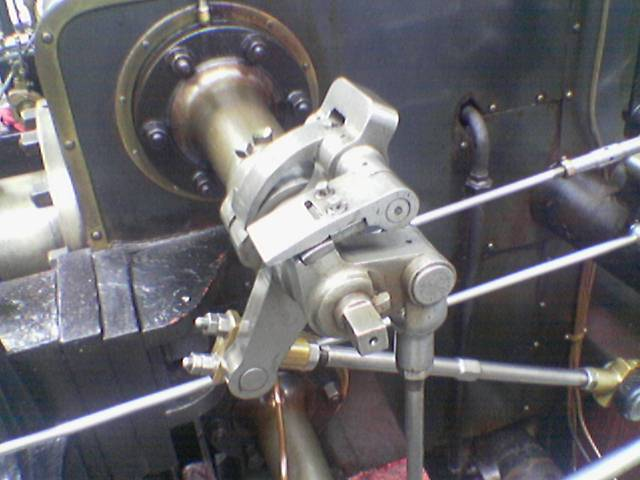
//> input picture Canny/motor.PNG, 640 x 480 px
$ ./Main_canny   (built with g++ and OpenCV 4)
//> lines starting //> are read from the running program, lines starting //| are printed output that depends on the picture
#define _USE_MATH_DEFINES

#include <opencv2\core\core.hpp>
#include <opencv2\highgui\highgui.hpp>
//#include <opencv2\imgproc\imgproc.hpp>
#include <iostream>
#include <math.h>
using namespace cv;
using namespace std;


/*
!!! NOT YET IMPLEMENTED !!!

8-Connectivity Grassfire algorithm
Checks whether the pixels are connected and whether the blobs are connected to a strong edge
if yes, the pixel is set to white
if no, the pixel is set to black

!!! NOT YET IMPLEMENTED !!!
*/
/*
Mat Grassfire(Mat img){
	int dx[4] = { -1, -1, 0, 1 };
	int dy[4] = { 0, -1, -1, -1 };

	Mat labeled = Mat::zeros(img.rows, img.cols, CV_8UC1);
	int curLabel = 1; //Starting value

	for (int row = 0; row < img.rows; row++){
		for (int col = 0; col < img.cols; col++){

			int NeighbourLabel[4] = { 0 }; //0 = West, 1 = North West, 2 = North, 3 = North East
			int NeighbourInts[4] = { 0 };
			int counter = 0;

			if (img.at<uchar>(row, col) != 0 && labeled.at<uchar>(row, col) == 0){
				for (int i = 0; i < 4; i++){
					if (col + dx[i] >= 0 && row + dy[i] >= 0){
						NeighbourInts[i] = img.at<uchar>(row + dy[i], col + dx[1]);
						NeighbourLabel[i] = labeled.at<uchar>(row + dy[i], col + dx[i]);
						counter++;
					}
					else{
						NeighbourLabel[i] = 0;
						NeighbourInts[i] = 0;
					}
				}
			}

			//Compare Neighbours
			if (counter == 0){
				labeled.at<uchar>(row, col) = curLabel;
				curLabel++;
			}
			if (counter == 1){
				if (NeighbourInts[0] == 0 && NeighbourInts[1] == 0 && NeighbourInts[2] == 0 && NeighbourInts[3] != 0)
					labeled.at<uchar>(row, col) = NeighbourLabel[3];

				else if (NeighbourInts[0] == 0 && NeighbourInts[1] == 0 && NeighbourInts[2] != 0 && NeighbourInts[3] == 0)
					labeled.at<uchar>(row, col) = NeighbourLabel[2];

				else if (NeighbourInts[0] == 0 && NeighbourInts[1] != 0 && NeighbourInts[2] == 0 && NeighbourInts[3] == 0)
					labeled.at<uchar>(row, col) = NeighbourLabel[1];

				else if (NeighbourInts[0] != 0 && NeighbourInts[1] == 0 && NeighbourInts[2] == 0 && NeighbourInts[3] == 0)
					labeled.at<uchar>(row, col) = NeighbourLabel[0];
			}


		}
	}


}
*/


/*
	Converts the 3-channels input matrix from colour to grayscale, and returns a 1-channel 8-bit matrix
*/
Mat ColorToGray(Mat img){
	Mat grayscale(img.rows, img.cols, CV_8UC1);
	for (int y = 0; y < grayscale.rows; y++){
		for (int x = 0; x < grayscale.cols; x++){
			int tmp = img.at<Vec3b>(y, x)[0] +img.at<Vec3b>(y, x)[1] +img.at<Vec3b>(y, x)[2];
			grayscale.at<uchar>(y, x) = tmp/3;
		}
	}
	return grayscale;
}

/*
	Applies a Gaussian Blur filter on the input filter.
	Takes the following inputs:
		Mat img : A 1-channel 8-bit matrix representing the grayscale image
		int radius : An integer determining the radius of the Gaussian Filter. e.g. radius 2 = 5x5 gaussian filter
		double sigma : The standard deviation applied in the gaussian filter. Also known as "weight"
	Currently does not take care of border problem and there for returns a Matrix containing a smaller image than the input image.
*/
Mat GaussianBlur(Mat img, int radius, double sigma){ //No taking care of border problem
	int size = radius * 2 + 1;
	int k = radius - 1;
	Mat blurredImg(img.rows - 4, img.cols - 4, CV_8UC1);
	double * kernelGaus;
	kernelGaus = new double[size*size];

	double denom = 2.0 * sigma*sigma;
	double a = 1 / (denom*M_PI);

	/* Calculate values for the Gaussian Blur Kernel*/
	double sum = 0.0;
	for (int hy = 0; hy < size; hy++){
		int y = (hy - k - 1);
		int ysq = y*y;
		for (int hx = 0; hx < size; hx++){
			int x = (hx - k - 1);
			double b = -(x*x + ysq) / denom;

			kernelGaus[hy*size + hx] = a*exp(b);
			sum += kernelGaus[hy*size + hx];
		}
	}

	/* Normalize the values in the Gaussian Blur Kernel*/
	for (int hy = 0; hy < size; hy++){
		for (int hx = 0; hx < size; hx++){
			kernelGaus[hy*size + hx] = (1 / sum)*kernelGaus[hy*size + hx];
		}
	}

	/* Convolve the Gaussian blur kernel with the inout image "img" */
	for (int y = radius; y < img.rows - radius; y++){
		for (int x = radius; x < img.cols - radius; x++){
			double tmp = 0.0;
			for (int hy = -radius; hy <= radius; hy++){
				for (int hx = -radius; hx <= radius; hx++){
					tmp += kernelGaus[(hy + radius)*size + (hx + radius)] * (double)img.at<uchar>(y + hy, x + hx);
				}
			}
			blurredImg.at<uchar>(y - radius, x - radius) = (int)tmp;
		}
	}

	delete[] kernelGaus;
	return blurredImg;


	/*
	Mat blurredImg(img.rows-4, img.cols-4, CV_8UC1);
	float kernelGaus[5][5] = {
		{ 2, 4, 5, 4, 2 },
		{ 4, 9, 12, 9, 4 },
		{ 5, 12, 15, 12, 5 },
		{ 4, 9, 12, 9, 4 },
		{ 2, 4, 5, 4, 2 }
	};

	for (int hy = 0; hy <= 4; hy++){
		for (int hx = 0; hx <= 4; hx++){
			kernelGaus[hy][hx] = kernelGaus[hy][hx] * 1 / 159;
		}
	}

	for (int y = 2; y < img.rows - 2; y++){
		for (int x = 2; x < img.cols - 2; x++){
			float tmp = 0.0f;
				for (int hy = -2; hy <= 2; hy++){
					for (int hx = -2; hx <= 2; hx++){
						tmp += kernelGaus[hy + 2][hx + 2] * (float) img.at<uchar>(y+hy,x+hx);
					}
				}
			blurredImg.at<uchar>(y-2, x-2) = (int) tmp;
		}
	}
	return blurredImg;
*/
}

/*
	Applies edge detection onto the input Matrix via the horizontal and vertical Sobel operators.
	Returns a 2-channel 8-bit Matrix slightly smalle than the input matrix, containing the gradient magnitude in channel 0 and gradient direction in channel 1
*/
Mat Sobel(Mat img){
	Mat edgeImg(img.rows-2, img.cols-2, CV_8UC2);

	int sobelX[3][3]{
		{ -1, 0, 1 },
		{ -2, 0, 2 },
		{ -1, 0, 1 }
	};
	int sobelY[3][3]{
		{ -1, -2, -1 },
		{ 0, 0, 0 },
		{ 1, 2, 1 }
	};


	int count0 = 0;
	int count45 = 0;
	int count90 = 0;
	int count135 = 0;
	int countNon = 0;
	for (int y = 1; y < img.rows - 1; y++){
		for (int x = 1; x < img.cols - 1; x++){
			int tmpx = 0;
			int tmpy = 0;
			int tmpx2 = 0;
			int tmpy2 = 0;
			for (int hy = -1; hy <= 1; hy++){
				for (int hx = -1; hx <= 1; hx++){
					tmpx += sobelX[hy + 1][hx + 1] * img.at<uchar>(y + hy, x + hx); //correlation
					tmpy += sobelY[hy + 1][hx + 1] * img.at<uchar>(y + hy, x + hx); //correlation
					tmpx2 += sobelX[hy + 1][hx + 1] * img.at<uchar>(y - hy, x - hx); //convolution, not correlation!!
					tmpy2 += sobelY[hy + 1][hx + 1] * img.at<uchar>(y - hy, x - hx); //convolution, not correlation!!
				}
			}
			//cout << "tmpx: " << tmpx << " tmpy: " << tmpy << "    tmpx2:" << tmpx2 << " tmpy2:" << tmpy2 << endl;
			//tmpx = tmpx/ 8; //Normalizing the sobel operator
			//tmpy = tmpy /8; //Normalizing the sobel operator
			int magnitude_Gradient = (int) hypot(tmpx, tmpy);
			if (magnitude_Gradient > 255) magnitude_Gradient = 255;
			else if (magnitude_Gradient < 0) magnitude_Gradient = 0;

			double direction_Gradient = 0.0;
			if (magnitude_Gradient == 0){ //No edge
				direction_Gradient = 255;
				countNon++;
			}
			else{
				direction_Gradient = atan2((double)tmpy2, (double)tmpx)*180/M_PI; //Calculates the direction of the gradient. Is always perpendisular to the edge itself. One of the sums has to be negated to get the correct result
				//cout << "The arc tangent for (" << tmpx << ", " << tmpy << ") is "<< direction_Gradient << endl;
				if (direction_Gradient < 0.0) direction_Gradient += 180.0;
				//cout << "The arc tangent for (" << tmpx << ", " << tmpy << ") is " << direction_Gradient << endl;

				//Sets direction to either 0, 45, 90 or 135 degrees
				if ((direction_Gradient >= 0.0 && direction_Gradient < 22.5) || (direction_Gradient >= 157.5 && direction_Gradient <= 180.0)){
					direction_Gradient = 0;
					count0++;
				}
				else if (direction_Gradient >= 22.5 && direction_Gradient < 67.5){
					direction_Gradient = 45;
					count45++;
				}
				else if (direction_Gradient >= 67.5 && direction_Gradient < 112.5){
					direction_Gradient = 90;
					count90++;
				}
				else if (direction_Gradient >= 112.5 && direction_Gradient < 157.5){
					direction_Gradient = 135;
					count135++;
				}
			}


			edgeImg.at<Vec2b>(y - 1, x - 1)[0] = magnitude_Gradient;
			edgeImg.at<Vec2b>(y - 1, x - 1)[1] = (int) direction_Gradient;
		}
	}

	cout << "0: " << count0 << " , 45: " << count45 << " , 90: " << count90 << " , 135: " << count135 << " , NON: " << countNon << endl;
	return edgeImg;
}

/*
	!!!   CURRENTLY IN DEVELOPMENT   !!!

	Applies Non-Maximum Suppresion on the input matrix.
	 - The input matrix should be a 2-channel matrix with the gradient magnitude in channel 0 and direction in channel 1.
	Returns a 1-channel 8-bit matrix the same size as the input image, but with thinned edges

	Should it be >= or just > when comparing magnitudes?
	Is the 135 and 45 switched?

	!!!   CURRENTLY IN DEVELOPMENT   !!!
*/
Mat NonMaxSuprresion(Mat img){
	Mat thinnedImg(img.rows, img.cols, CV_8UC1);

	int count = 0;
	int count2 = 0;

	int count0 = 0;
	int count45 = 0;
	int count90 = 0;
	int count135 = 0;
	int countNon = 0;

	for (int y = 0; y < img.rows; y++){
		for (int x = 0; x < img.cols; x++){

			//If pixel has a non taken care of gradient direction
			if (img.at<Vec2b>(y, x)[1] != 255 && img.at<Vec2b>(y, x)[1] != 0 && img.at<Vec2b>(y, x)[1] != 45 && img.at<Vec2b>(y, x)[1] != 90 && img.at<Vec2b>(y, x)[1] != 135){
				cout << (int)img.at<Vec2b>(y, x)[1] << endl;
				count2++;
			}

			if (img.at<Vec2b>(y,x)[1] == 0){ //Edge goes from left to right or reverse
				count0++;
				int west = 0;
				int east = 0;

				if (x - 1 >= 0)			west = img.at<Vec2b>(y, x - 1)[0];
				if (x + 1 < img.cols)	east = img.at<Vec2b>(y, x + 1)[0];

				if ((img.at<Vec2b>(y, x)[0] > west) && (img.at<Vec2b>(y, x)[0] > east)){
					thinnedImg.at<uchar>(y, x) = img.at<Vec2b>(y, x)[0];
					count++;
				}
				else thinnedImg.at<uchar>(y, x) = 0;
			}

			else if (img.at<Vec2b>(y, x)[1] == 45){ //Edge goes from southwest to northeast or reverse (????)
				count45++;
				int northeast = 0;
				int southwest = 0;

				if ((y + 1 < img.rows) && (x - 1 >= 0))	southwest = img.at<Vec2b>(y + 1, x - 1)[0];
				if ((y - 1 >= 0) && (x + 1 < img.cols)) northeast = img.at<Vec2b>(y - 1, x + 1)[0];

				if ((img.at<Vec2b>(y, x)[0] > southwest) && (img.at<Vec2b>(y, x)[0] > northeast)){
					thinnedImg.at<uchar>(y, x) = img.at<Vec2b>(y, x)[0];
					count++;
				}
				else thinnedImg.at<uchar>(y, x) = 0;
			}

			else if (img.at<Vec2b>(y, x)[1] == 90){ //Edge goes from north tosouthor reverse
				count90++;
				int north = 0;
				int south = 0;

				if (y - 1 >= 0)			north = img.at<Vec2b>(y - 1, x)[0];
				if (y + 1  < img.rows)  south = img.at<Vec2b>(y + 1, x)[0];

				if ((img.at<Vec2b>(y, x)[0] > north) && (img.at<Vec2b>(y, x)[0] > south)){
					thinnedImg.at<uchar>(y, x) = img.at<Vec2b>(y, x)[0];
					count++;
				}
				else thinnedImg.at<uchar>(y, x) = 0;
			}

			else if (img.at<Vec2b>(y, x)[1] == 135){ //Edge goes from northwest to southeast or reverse (???)
				count135++;
				int northwest = 0;
				int southeast = 0;

				if ((y - 1 >= 0) && (x - 1 >= 0))				northwest = img.at<Vec2b>(y - 1, x - 1)[0];
				if ((y + 1 < img.rows) && (x + 1 < img.cols))	southeast = img.at<Vec2b>(y + 1, x + 1)[0];

				if ((img.at<Vec2b>(y, x)[0] > southeast) && (img.at<Vec2b>(y, x)[0] > northwest)){
					thinnedImg.at<uchar>(y, x) = img.at<Vec2b>(y, x)[0];
					count++;
				}
				else thinnedImg.at<uchar>(y, x) = 0;
			}
			else if (img.at <Vec2b>(y, x)[1] == 255){ //If the pixel is not at an edge
				countNon++;
				thinnedImg.at<uchar>(y, x) = img.at<Vec2b>(y, x)[0];
			}
			else{ cout << endl << "INVALID GRADIENT DIRECTION. DIRECTION: " << (int)img.at<Vec2b>(y, x)[1] << " IS NOT ACCOUNTED FOR" << endl; }
		}
	}
	cout << count << " " << count2 << endl;
	cout << "0: " << count0 << " , 45: " << count45 << " , 90: " << count90 << " , 135: " << count135 << " , NON: " << countNon << endl;
	return thinnedImg;
}

/*
	Receives a 1-channel matrix and the 2 threshold values used for detecting strong and weak edges.
	Returns a 1-channel 8-bit matrix the same size as the input matrix
*/
Mat doubleThreshold(Mat img, int max, int min){
	Mat thresholded(img.rows, img.cols, CV_8UC1);

	for (int y = 0; y < img.rows; y++){
		for (int x = 0; x < img.cols; x++){
			if (img.at<uchar>(y, x) >= max) thresholded.at<uchar>(y, x) = 255;
			else if (img.at<uchar>(y, x) >= min) thresholded.at<uchar>(y, x) = 128;
			else thresholded.at<uchar>(y, x) = 0;
		}
	}
	return thresholded;
}


void main(){
	//String filename = "Lena.png";
	//String filename = "woman.jpg";
	//String filename = "motor1.jpg";
	String filename = "motor.png";
	String filename2 = "edgetest.jpg";

	int threshold_max = 100;
	int threshold_min = 40;
	int gaussianRadius = 3;
	double gaussianSigma = 1.4;

	Mat img = imread(filename, CV_LOAD_IMAGE_COLOR);
//> img is the input picture: 480 rows x 640 cols, CV_8UC3; mean B, G, R 108.9, 104.8, 106.3
	Mat img2 = imread(filename2, CV_LOAD_IMAGE_COLOR);
//> edgetest.jpg cannot be read in this run, so this picture is empty

	if (img.empty())
	{
		cout << "IMAGE CALLED: " << filename << " WAS NOT FOUND"  << endl;
		system("Pause");
		return;
	}
	//namedWindow("Loaded image", CV_WINDOW_AUTOSIZE);
	//imshow("Loaded image", img);

	//Convert image from a 3-channel image to grayscale
	Mat gray = ColorToGray(img);
//> after the loop in ColorToGray, `for (int y = 0; y < grayscale.rows; y++)`:
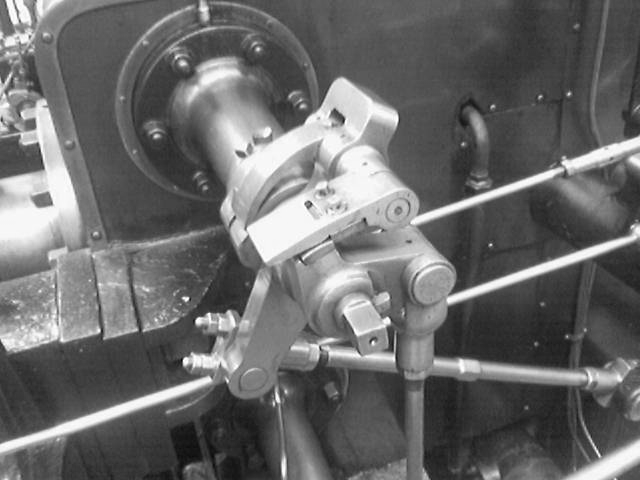
//> grayscale: 480 rows x 640 cols, CV_8UC1; min 6, max 255, mean 106.3
	cout << "Converted to grayscale" << endl;

	namedWindow("gray", CV_WINDOW_AUTOSIZE);
	imshow("gray", gray);
	imwrite("gray.jpg", gray);


	//Apply gaussian blur YxY filter with no border correction. 4 less columns and rows
	Mat blurred = GaussianBlur(gray,gaussianRadius,gaussianSigma);
//> after the loop in GaussianBlur, `for (int y = radius; y < img.rows - radius; y++)`:
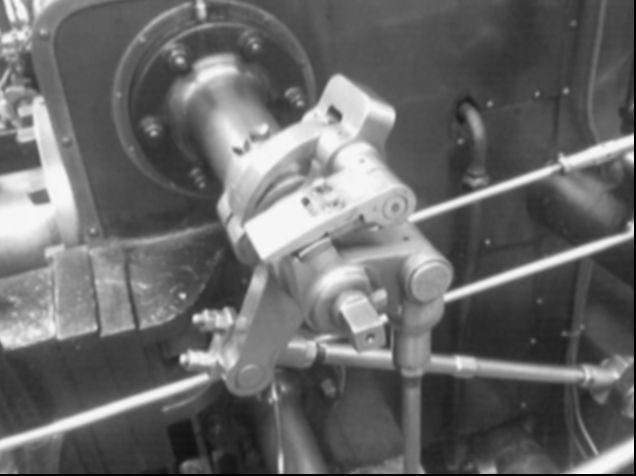
//> blurredImg: 476 rows x 636 cols, CV_8UC1; min 0, max 249, mean 105.1
	cout << "Applied a normalized Gaussian " << gaussianRadius*2+1 << "x" << gaussianRadius*2+1 << " kernel with " << gaussianSigma << " standard deviation" << endl;
	namedWindow("blurred", CV_WINDOW_AUTOSIZE);
	imshow("blurred", blurred);
	imwrite("blurred.jpg", blurred);

	//Apply 3x3 Sobel filter with no border correction. 2 less columns and rows
	Mat edge = Sobel(blurred);
//> the loop in Sobel, `for (int y = 1; y < img.rows - 1; y++)` made 474 passes
//> (countNon, count0, count45, count90, count135) on passes 1 to 3: (24, 178, 120, 187, 125), (50, 366, 244, 365, 243), (67, 536, 364, 557, 378)
//> after the loop in Sobel, `for (int y = 1; y < img.rows - 1; y++)`: countNon = 6508; count0 = 75222; count45 = 67648; count90 = 81185; count135 = 69953
//| 0: 75222 , 45: 67648 , 90: 81185 , 135: 69953 , NON: 6508
	vector<Mat> channels;
	split(edge, channels);
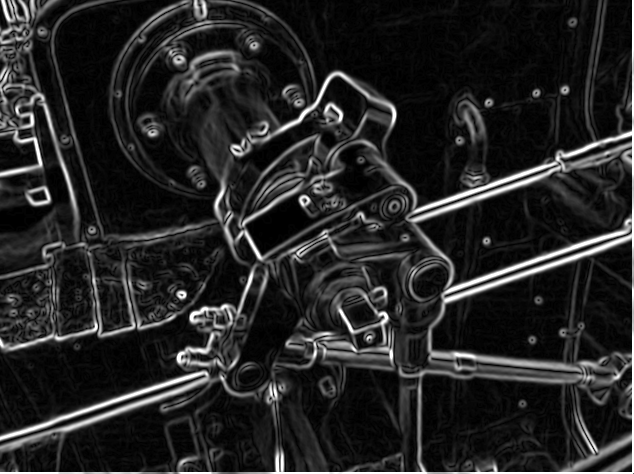
//> channels[0]: 474 rows x 634 cols, CV_8UC1; min 0, max 255, mean 37.3
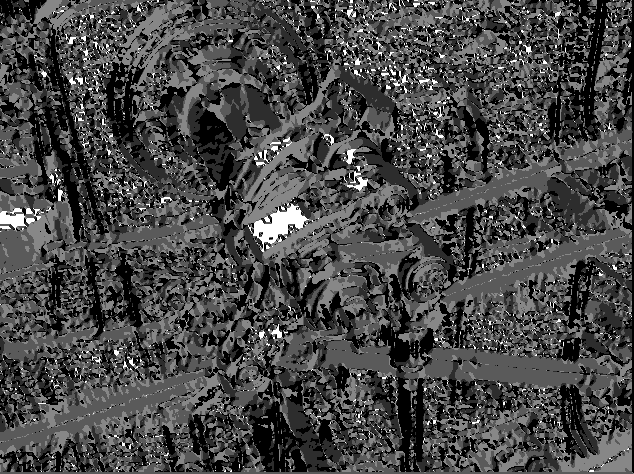
//> channels[1]: 474 rows x 634 cols, CV_8UC1; min 0, max 255, mean 71.4
	cout << "Edge detection with Sobel operators applied" << endl;
	namedWindow("Gradient Magnitude", CV_WINDOW_AUTOSIZE);
	imshow("Gradient Magnitude", channels[0]);
	namedWindow("Gradient Direction", CV_WINDOW_AUTOSIZE);
	imshow("Gradient Direction", channels[1]);
	imwrite("GradientMagnitude.jpg", channels[0]);

	//Apply Non-Maximum Suprresion
	Mat thinned = NonMaxSuprresion(edge);
//> the loop in NonMaxSuprresion, `for (int y = 0; y < img.rows; y++)` made 474 passes
//> (count0, count, count45, count90, count135) on passes 1 to 3: (178, 225, 120, 187, 125), (366, 343, 244, 365, 243), (536, 450, 364, 557, 378)
//> after the loop in NonMaxSuprresion, `for (int y = 0; y < img.rows; y++)`:
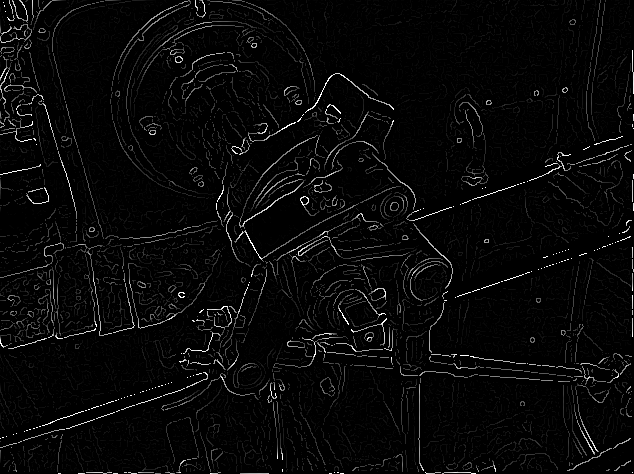
//> thinnedImg: 474 rows x 634 cols, CV_8UC1; min 0, max 255, mean 8.5
//> after the loop in NonMaxSuprresion, `for (int y = 0; y < img.rows; y++)`: count2 = 0; count0 = 75222; count = 52125; count45 = 67648; count90 = 81185; count135 = 69953; countNon = 6508
//| 52125 0
//| 0: 75222 , 45: 67648 , 90: 81185 , 135: 69953 , NON: 6508
	cout << "Non-Maximum Suppresion applied" << endl;
	namedWindow("NMS", CV_WINDOW_AUTOSIZE);
	imshow("NMS", thinned);
	imwrite("NMS.jpg", thinned);

	//Apply a double threshold for strong and weak edges
	Mat thresholded = doubleThreshold(thinned, threshold_max, threshold_min);
//> after the loop in doubleThreshold, `for (int y = 0; y < img.rows; y++)`:
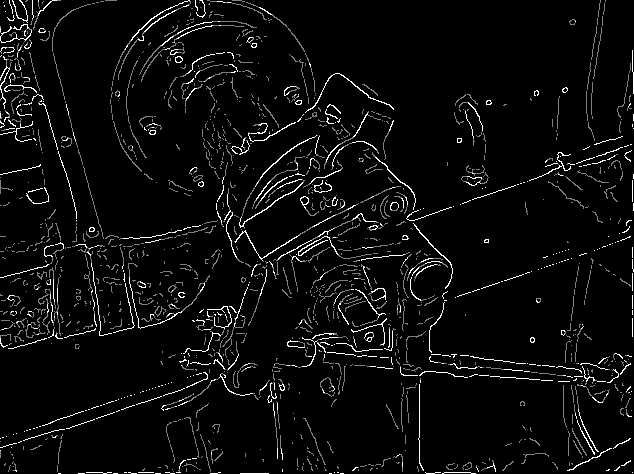
//> thresholded: 474 rows x 634 cols, CV_8UC1; min 0, max 255, mean 11.7
	cout << "Double threshold applied with thresholds: " << threshold_max << " & " << threshold_min << endl;
	namedWindow("Double Thresh", CV_WINDOW_AUTOSIZE);
	imshow("Double Thresh", thresholded);
	imwrite("thresholded.jpg", thresholded);


	//Canny(blurred, blurred, threshold_min, threshold_max, 3);
	//imshow("Canny", blurred);

	/*
	double x, y, result;
	x = 10.0;
	y = 0.0;
	result = atan2(y, x) * 180 / M_PI;
	printf("The arc tangent for (x=%f, y=%f) is %f degrees\n", x, y, result);

	x = 10.0;
	y = 10.0;
	result = atan2(y, x) * 180 / M_PI;
	printf("The arc tangent for (x=%f, y=%f) is %f degrees\n", x, y, result);

	x = 0.0;
	y = 10.0;
	result = atan2(y, x) * 180 / M_PI;
	printf("The arc tangent for (x=%f, y=%f) is %f degrees\n", x, y, result);

	x = -10.0;
	y = 10.0;
	result = atan2(y, x) * 180 / M_PI;
	printf("The arc tangent for (x=%f, y=%f) is %f degrees\n", x, y, result);
	*/

	//imwrite("ygradient.jpg", thresholded);
	//imwrite("ygradientMag.jpg", channels[0]);
	//imwrite("ygradientDir.jpg", channels[1]);


	// Wait for user
	waitKey(0);
	// End quietly
	return;
}
